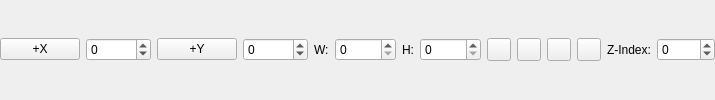
    <widget class="QFrame" name="frame_properties">
     <property name="sizePolicy">
      <sizepolicy hsizetype="MinimumExpanding" vsizetype="Fixed">
       <horstretch>0</horstretch>
       <verstretch>0</verstretch>
      </sizepolicy>
     </property>
     <property name="frameShape">
      <enum>QFrame::Shape::NoFrame</enum>
     </property>
     <property name="frameShadow">
      <enum>QFrame::Shadow::Plain</enum>
     </property>
     <layout class="QGridLayout" name="gridLayout">
      <property name="leftMargin">
       <number>0</number>
      </property>
      <property name="topMargin">
       <number>0</number>
      </property>
      <property name="rightMargin">
       <number>0</number>
      </property>
      <property name="bottomMargin">
       <number>0</number>
      </property>
      <property name="verticalSpacing">
       <number>0</number>
      </property>
      <item row="0" column="11">
       <widget class="QToolButton" name="zBottom">
        <property name="text">
         <string/>
        </property>
       </widget>
      </item>
      <item row="0" column="8">
       <widget class="QToolButton" name="zUp">
        <property name="text">
         <string/>
        </property>
       </widget>
      </item>
      <item row="0" column="7">
       <widget class="QSpinBox" name="value_h">
        <property name="minimum">
         <number>0</number>
        </property>
        <property name="maximum">
         <number>99999</number>
        </property>
       </widget>
      </item>
      <item row="0" column="10">
       <widget class="QToolButton" name="zTop">
        <property name="text">
         <string/>
        </property>
       </widget>
      </item>
      <item row="0" column="3">
       <widget class="QSpinBox" name="value_y">
        <property name="minimum">
         <number>-99999</number>
        </property>
        <property name="maximum">
         <number>99999</number>
        </property>
       </widget>
      </item>
      <item row="0" column="2">
       <widget class="QPushButton" name="origin_y_top">
        <property name="text">
         <string>+Y</string>
        </property>
        <property name="checkable">
         <bool>true</bool>
        </property>
        <property name="checked">
         <bool>false</bool>
        </property>
       </widget>
      </item>
      <item row="0" column="1">
       <widget class="QSpinBox" name="value_x">
        <property name="minimum">
         <number>-99999</number>
        </property>
        <property name="maximum">
         <number>99999</number>
        </property>
       </widget>
      </item>
      <item row="0" column="13">
       <widget class="QSpinBox" name="zValue">
        <property name="minimum">
         <number>-5000</number>
        </property>
        <property name="maximum">
         <number>5000</number>
        </property>
       </widget>
      </item>
      <item row="0" column="4">
       <widget class="QLabel" name="label_width">
        <property name="text">
         <string>W:</string>
        </property>
       </widget>
      </item>
      <item row="0" column="12">
       <widget class="QLabel" name="label_zIndex">
        <property name="text">
         <string>Z-Index:</string>
        </property>
       </widget>
      </item>
      <item row="0" column="5">
       <widget class="QSpinBox" name="value_w">
        <property name="minimum">
         <number>0</number>
        </property>
        <property name="maximum">
         <number>99999</number>
        </property>
       </widget>
      </item>
      <item row="0" column="9">
       <widget class="QToolButton" name="zDown">
        <property name="text">
         <string/>
        </property>
       </widget>
      </item>
      <item row="0" column="6">
       <widget class="QLabel" name="label_height">
        <property name="text">
         <string>H:</string>
        </property>
       </widget>
      </item>
      <item row="0" column="0">
       <widget class="QPushButton" name="origin_x_left">
        <property name="text">
         <string>+X</string>
        </property>
        <property name="checkable">
         <bool>true</bool>
        </property>
        <property name="checked">
         <bool>false</bool>
        </property>
       </widget>
      </item>
     </layout>
    </widget>
